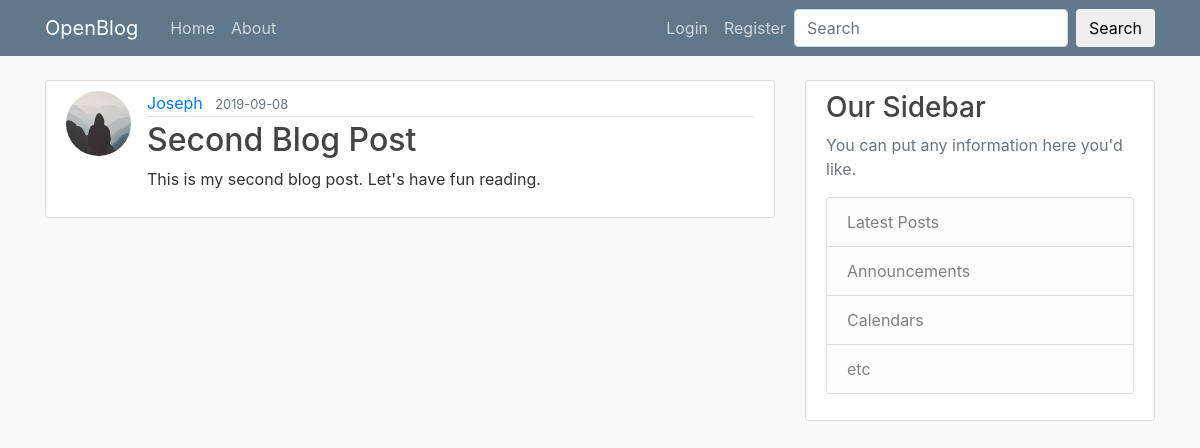
Screenshot of /post/2 with the database file from the repository.
### flaskblog/models.py (models this page shows, shortened)
class User(db.Model, UserMixin):
    id = db.Column(db.Integer, primary_key=True)
    username = db.Column(db.String(20), unique=True, nullable=False)
    email = db.Column(db.String(120), unique=True, nullable=False)
    image_file = db.Column(db.String(20), nullable=False, default='default.png')
    password = db.Column(db.String(60), nullable=False)
    posts = db.relationship('Post', backref='author', lazy=True)

class Post(db.Model):
    __searchable__= ['title', 'content']
    id = db.Column(db.Integer, primary_key=True)
    title = db.Column(db.String(100), nullable=False)
    date_posted = db.Column(db.DateTime, nullable=False, default=datetime.utcnow)
    content = db.Column(db.Text, nullable=False)
    user_id = db.Column(db.Integer, db.ForeignKey('user.id'), nullable=False)

### flaskblog/routes.py (the view)
@app.route("/post/<int:post_id>")
def post(post_id):
    post = Post.query.get_or_404(post_id)
    return render_template('post.html', title=post.title, post=post)

### flaskblog/templates/post.html (shortened to what this page needs)
<!DOCTYPE html>
{% extends "layout.html" %}
{% block content %}
  <article class="media content-section">
    <img class="rounded-circle article-img" src="{{ url_for('static', filename='avatar/' + post.author.image_file) }}">
    <div class="media-body">
      <div class="article-metadata">
        <a class="mr-2" href="{{url_for('user_posts', username=post.author.username)}}">{{ post.author.username }}</a>
        <small class="text-muted">{{ post.date_posted.strftime('%Y-%m-%d') }}</small>
      </div>
      <h2 class="article-title">{{ post.title }}</h2>
      <p class="article-content">{{ post.content }}</p>
    </div>
  </article>
{% endblock content %}

### flaskblog/static/main.css (style rules this page uses)
body { background: #fafafa; color: #333333; margin-top: 5rem; }
h1, h2, h3, h4, h5, h6 { color: #444444; }
.content-section { background: #ffffff; padding: 10px 20px; border: 1px solid #dddddd; border-radius: 3px; margin-bottom: 20px; }
.article-title { color: #444444; }
.article-content { white-space: pre-line; }
.article-img { height: 65px; width: 65px; margin-right: 16px; }
.article-metadata { padding-bottom: 1px; margin-bottom: 4px; border-bottom: 1px solid #e3e3e3 }

### rows the page displays
User: image_file (placeholder picture), author.username "Joseph"
Post: date_posted "2019-09-08", title "Second Blog Post", content "This is my second blog post. Let's have fun reading."
